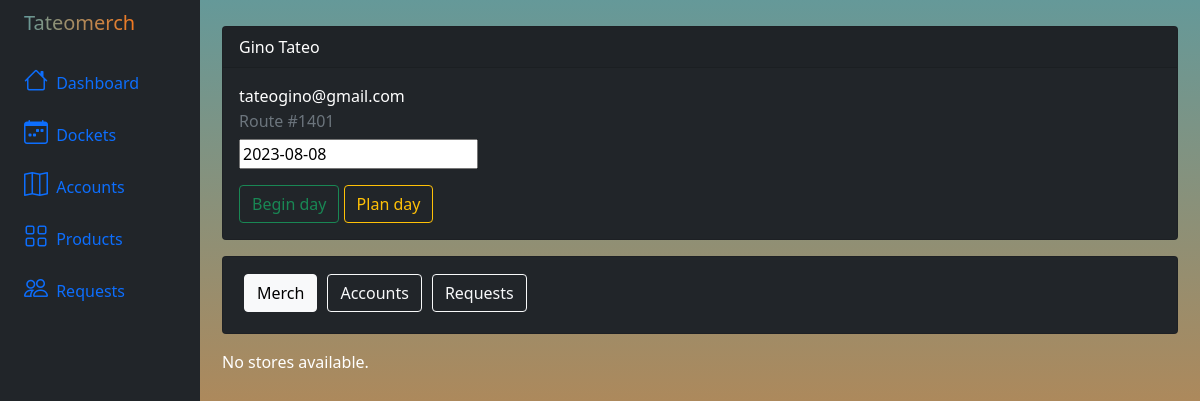
Page /merch/dashboard (signed in) on the committed database.
### account/models.py (models this page shows, shortened)
class Account(AbstractBaseUser):
    email = models.EmailField(verbose_name="email", max_length=60, unique=True)
    username = models.CharField(max_length=30, unique=True)
    first_name = models.CharField(max_length=30, blank=True, null=True,)
    last_name = models.CharField(max_length=30, blank=True, null=True,)
    route_number = models.IntegerField(default=0, max_length=10, blank=True, null=True)
    region_number = models.IntegerField(default=0, max_length=10, blank=True, null=True)
    date_joined = models.DateTimeField(verbose_name="date joined", auto_now_add=True)
    last_login = models.DateTimeField(verbose_name="date joined", auto_now_add=True)
    is_admin = models.BooleanField(default=False)
    is_active = models.BooleanField(default=False)
    is_staff = models.BooleanField(default=False)
    is_superuser = models.BooleanField(default=False)
    profile_image = models.ImageField(max_length=255, upload_to=get_profile_image_filepath, null=True,
                                      default=get_default_profile_image)
    hide_email = models.BooleanField(default=True)
    title = models.CharField(choices=TITLE, blank=True, max_length=30, default='')
    objects = MyAccountManager()
    USERNAME_FIELD = 'email'
    REQUIRED_FIELDS = ['username']
    def __str__(self):
        return self.username

### merch/views.py (the view)
# urls.py: path('dashboard', views.dashboard, name='dashboard'),
@login_required(login_url='login')
def dashboard(request):
    template = loader.get_template('merch/merchandiser_dashboard_view.html')
    user = Account.objects.get(username=request.user)
    if (request.user.is_superuser):
        rtmd = Store.objects.all()
    else:
        rtmd = Store.objects.filter(RSRrt=user.username)
    today = datetime.today()
    if Docket.objects.filter(planDate=today).exists():
        todays_docket = Docket.objects.get(planDate=today)
        stores = todays_docket.store_list.all()
    else:
        todays_docket = None
        stores = None
    merch_request = Request.objects.filter(receiver=user, is_active=True)
    context = {
        'docket': todays_docket,
        'stores': stores,
        'route': rtmd,
        'requests': merch_request
    }
    return HttpResponse(template.render(context, request))

### merch/templates/merch/merchandiser_dashboard_view.html (shortened to what this page needs)
<!doctype html>
<html lang="en">
<head>
    <link href="https://cdn.jsdelivr.net/npm/bootstrap@5.1.3/dist/css/bootstrap.min.css" rel="stylesheet"
>
      <link rel="stylesheet" href="//code.jquery.com/ui/1.12.1/themes/smoothness/jquery-ui.css">
</head>
<body class="grad">
{% extends 'merch/dashboard_nav.html' %}
{% block content %}
    <div class="card text-white bg-dark mb-3" style="width: auto; margin: 10px">
        <div class="card-header">{{ user.first_name }} {{ user.last_name }}</div>
        <div class="card-body">
            <p class="card-title">{{ user.email }}</p>
            <h6 class="card-subtitle mb-2 text-muted">Route #{{ user.route_number }}</h6>
            {% if docket %}
                <h6 class="card-subtitle mb-2 ">{{ docket.store_list.count }} Stops</h6>
                <h6 class="card-subtitle mb-2 ">{{ docket.planDate }} </h6>
                {% if docket.startBool and not docket.completeBool %}
                    <a href="complete-day/{{ user.username }}/{{ docket.id }}" class="btn btn-outline-danger">Complete
                        day</a>
                {% else %}
                {% endif %}
            {% else %}
                <p><label for="datepicker"></label><input type="text" id="datepicker"></p>
                <a href="begin-day/{{ user.username }}" class="btn btn-outline-success">Begin day</a>
                <button id="id_cancel_{{ user.id }}" class="btn btn-outline-warning"
                                        onclick='triggerPlanRequest("{{ user.id }}")'>Plan day
                </button>
            {% endif %}
        </div>
    </div>
    <div class="card text-white bg-dark mb-3" style="width: auto; margin: 10px">
            <div class="card-body">
                <ul class="nav card-subtitle" id="myTab" role="tablist">
                    <li class="nav-item btn-outline-dark" role="presentation">
                        <button class="btn btn-outline-light active" style="margin: 5px" id="merch-tab" data-bs-toggle="tab" data-bs-target="#merch" type="button"
                                role="tab" aria-controls="home" aria-selected="false" onclick='onMerchRequestAccepted()'>Merch
                        </button>
                    </li>
                    <li class="nav-item" role="presentation">
                        <button class="btn btn-outline-light" style="margin: 5px" id="accounts-tab" data-bs-toggle="tab" data-bs-target="#accounts" type="button"
                                role="tab" aria-controls="profile" aria-selected="false">Accounts
                        </button>
                    </li>
                    <li class="nav-item" role="presentation">
                        <button class="btn btn-outline-light" style="margin: 5px" id="requests-tab" data-bs-toggle="tab" data-bs-target="#requests"
                                type="button" role="tab" aria-controls="requests" aria-selected="true">Requests
                        </button>
                    </li>
                </ul>
            </div>
    </div>
    <div class="bd-example text-white" style="width: auto;">
        <div class="tab-content" id="myTabContent">
            <div class="tab-pane fade active show" id="merch" role="tabpanel" aria-labelledby="merch-tab">
                {% if stores %}
                    <div style="display: flex; flex-direction: row; flex-wrap: wrap">
                        {% for store in stores %}
                            {% if not store.complete %}
                            <div class="card bg-dark" style="width: 18rem; margin: 10px">
                                <div class="card-header">RSR Route #{{ store.store.RSRrt }}</div>
                                <div class="card-body">
                                    <h5 class="card-title">
                                        {{ store.store.name }}{% if store.store.number %} #{{ store.store.number }} {% endif %}</h5>
                                    <h6 class="card-subtitle mb-2 text-muted">{{ store.store.Address }}, {{ store.store.City }}</h6>
                                    <a href="data/{{ user.id }}/{{ store.store.id }}" class="btn btn-outline-primary">View
                                        data</a>
                                    {% if docket %}
                                        <a href="merchandise_account/{{ store.store.id }}/{{ docket.id }}" class="btn btn-outline-success">Start
                                            merch</a>
                                    {% endif %}
                                </div>
                            </div>
                            {% endif %}
                        {% endfor %}
                    </div>
                {% else %}
                    <p style="width: 18rem; margin: 10px">No stores available.</p>
                {% endif %}
            </div>
</body>
{% endblock content %}

### merch/templates/merch/merchandiser_dashboard_view.html (style rules this page uses)
.grad { background-image: linear-gradient(#659999, #f4791f); background-repeat: no-repeat; }

### rows in the picture
Account: first_name "Gino", last_name "Tateo", email "tateogino@gmail.com", route_number "1401"
